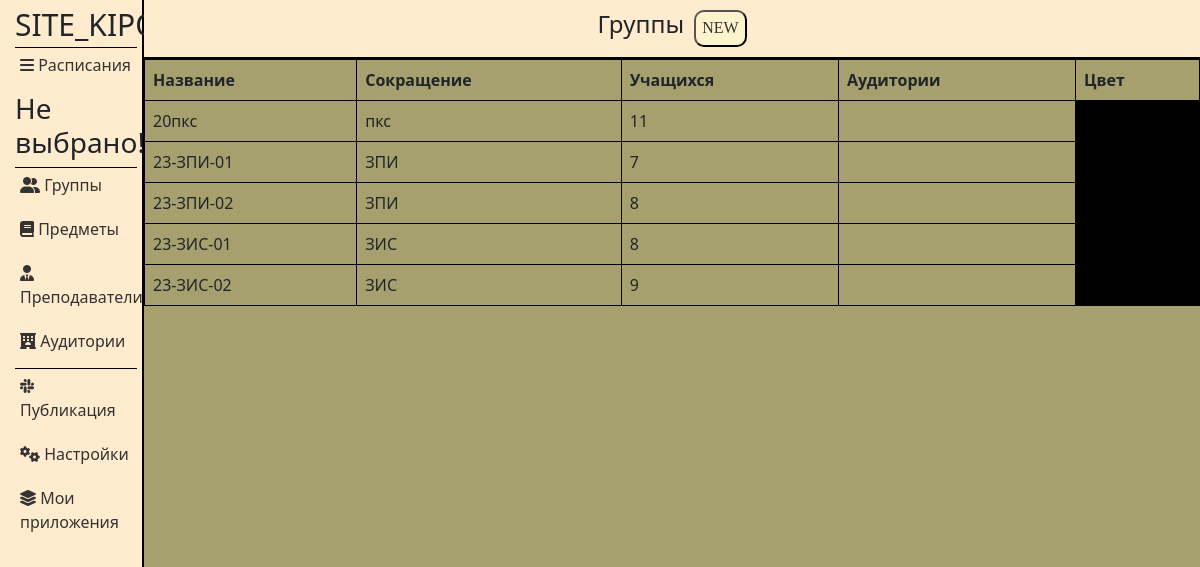
Page /applications/13/groups/ on the committed database.
### applications/models.py (models this page shows, shortened)
class Groups(models.Model):
    title = models.CharField('Название', max_length=50)
    abbreviation = models.CharField('Сокращение', max_length=50)
    students_count = models.CharField('Количество учащихся', max_length=50)
    cabinets = models.CharField('Аудитории', max_length=50)
    color = models.CharField('Цвет', max_length=50)
    application_id = models.ForeignKey(Applications, on_delete=models.CASCADE, related_name='Groups')
    class Meta:
        verbose_name = 'Группа'
        verbose_name_plural = 'Группы'

### applications/views.py (the view)
def groups(request, app_id):
    return handle_form(request, app_id, Groups, GroupsForm, 'applications/groups.html')

### applications/views.py (called while the page is built)
def find_week_title(request):
    week_title = None
    if request.COOKIES.get('selectedElementId'):
        sched_id = request.COOKIES.get('selectedElementId')
        sched_instance = Schedules.objects.get(id=sched_id)
        week_title = sched_instance.title
    else:
        week_title = 'Не выбрано!'
    return week_title

### applications/templates/applications/groups.html (shortened to what this page needs)
{% extends 'applications/layout.html' %}
{% load static %}
{% block content %}
<div class="features">
    <header>
        <h1>Группы</h1>
        <button class="popup-btn" id="open_pop_up">NEW</button>
    </header>
   <table class="table">
    <thead>
        <tr>
            <th>Название</th>
            <th>Сокращение</th>
            <th>Учащихся</th>
            <th>Аудитории</th>
            <th>Цвет</th>
        </tr>
    </thead>
    <tbody>
        {% for el in groups %}
        <tr>
            <td>{{ el.title }}</td>
            <td>{{ el.abbreviation }}</td>
            <td>{{ el.students_count }}</td>
            <td>{{ el.cabinets }}</td>
            <td style="background-color:{{ el.color }}"></td>
        </tr>
        {% endfor %}
    </tbody>
</table>
</div>
{% endblock %}

### applications/templates/applications/layout.html (shortened to what this page needs)
<!doctype html>
{% load static %}
<html lang="ru">
<head>
    <link rel="stylesheet" href="https://cdn.jsdelivr.net/npm/bootstrap@5.2.3/dist/css/bootstrap.min.css">
    <link rel="stylesheet" href="https://cdnjs.cloudflare.com/ajax/libs/font-awesome/6.0.0-beta3/css/all.min.css">
    <link rel="stylesheet" href="https://use.fontawesome.com/releases/v5.8.2/css/all.css">
    <link rel="stylesheet" href="{% static 'applications/css/main.css' %}">
</head>
<body>
<aside class="sidebar">
    <span class="logo">SITE_KIPO</span>
    <ul class="nav">
        <li><a id="sched_link" href="/applications/{{ app_id }}/schedules"><i class="fa-solid fa-bars"></i> Расписания</a></li>
        <h3>{{ title }}</h3>
    </ul>
    <ul class="nav">
        <li><a href="/applications/{{ app_id }}/groups"><i class="fa-solid fa-user-group"></i> Группы</a></li>
        <li><a href="/applications/{{ app_id }}/subjects"><i class="fa-solid fa-book"></i> Предметы</a></li>
        <li><a href="/applications/{{ app_id }}/teachers"><i class="fa-solid fa-user-tie"></i> Преподаватели</a></li>
        <li><a href="/applications/{{ app_id }}/cabinets"><i class="fa-solid fa-hotel"></i> Аудитории</a></li>
    </ul>
    <ul class="nav">
        <li><a href="/applications/{{ app_id }}/publication"><i class="fa-brands fa-slack"></i> Публикация</a></li>
        <li><a href="/applications/{{ app_id }}/settings"><i class="fa-solid fa-gears"></i> Настройки</a></li>
        <li><a href="{% url 'home' %}"><i class="fa-solid fa-layer-group"></i> Мои приложения</a></li>
    </ul>
</aside>
{% block content %}
{% endblock %}
</body>
</html>

### applications/static/applications/css/main.css (style rules this page uses)
:root { --main-background: #a5a06e; --second-background: blanchedalmond; --border: black; --text: #333; --popup-background: rgba(0,0,0,0.8); --white: #fff3cd; --output-background-color: transparent; --table-border-color: black; }
html, body { height: 100%; margin: 0; padding: 0; }
header { display: flex; justify-content: center; background-color: var(--second-background); padding: 10px 0px 10px 0px; border-bottom: 2px solid var(--border); }
body { display: flex; background-color: var(--main-background); }
.features { width: 100%; }
h1 { font-size: 1.5rem; }
.sidebar { float: left; width: 12%; background-color: var(--second-background); padding: 2px 5px 0px 15px; border-right: 2px solid var(--border); position: initial; }
.nav { border-top: 1px solid var(--border); list-style-type: none; padding: 0; margin: 0; }
.nav li { margin-bottom: 10px; }
.nav li a { display: block; text-decoration: none; color: var(--text); padding: 5px; border-radius: 5px; }
ul.nav { display: block; }
aside .logo { font-size: 30px; font-weight: bolt; }
.popup-btn { text-align: center; font-family: Monserrat; background-color: #fff3cd; border-radius: 10px; border-color: var(--border); text-decoration: none; font-weight: 500; color: var(--text); }
button#open_pop_up { margin-left: 10px; }
.table>:not(caption)>*>* { padding: 0.5rem 0.5rem; background-color: var(--bs-table-bg); border: 1px solid black; box-shadow: inset 0 0 0 9999px var(--bs-table-accent-bg); }
table.table { width: 100%; margin: auto; }

### rows in the picture
Groups: title "20пкс", abbreviation "пкс", students_count "11"
Groups: title "23-ЗПИ-01", abbreviation "ЗПИ", students_count "7"
Groups: title "23-ЗПИ-02", abbreviation "ЗПИ", students_count "8"
Groups: title "23-ЗИС-01", abbreviation "ЗИС", students_count "8"
Groups: title "23-ЗИС-02", abbreviation "ЗИС", students_count "9"

### other values in the picture
{{ title }} "Не выбрано!"
